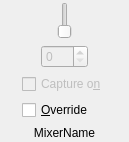
<?xml version="1.0" encoding="UTF-8"?>
<ui version="4.0">
 <class>AlsaMixerElementUI</class>
 <widget class="QWidget" name="AlsaMixerElementUI">
  <property name="geometry">
   <rect>
    <x>0</x>
    <y>0</y>
    <width>129</width>
    <height>142</height>
   </rect>
  </property>
  <layout class="QVBoxLayout">
   <item>
    <layout class="QHBoxLayout">
     <item>
      <spacer name="spacer1">
       <property name="orientation">
        <enum>Qt::Horizontal</enum>
       </property>
       <property name="sizeType">
        <enum>QSizePolicy::Expanding</enum>
       </property>
       <property name="sizeHint" stdset="0">
        <size>
         <width>16</width>
         <height>20</height>
        </size>
       </property>
      </spacer>
     </item>
     <item>
      <spacer name="spacer23">
       <property name="orientation">
        <enum>Qt::Vertical</enum>
       </property>
       <property name="sizeType">
        <enum>QSizePolicy::Expanding</enum>
       </property>
       <property name="sizeHint" stdset="0">
        <size>
         <width>1</width>
         <height>40</height>
        </size>
       </property>
      </spacer>
     </item>
     <item>
      <widget class="QSlider" name="m_sliderVolume">
       <property name="enabled">
        <bool>false</bool>
       </property>
       <property name="minimum">
        <number>0</number>
       </property>
       <property name="maximum">
        <number>100</number>
       </property>
       <property name="orientation">
        <enum>Qt::Vertical</enum>
       </property>
      </widget>
     </item>
     <item>
      <spacer name="spacer23_2">
       <property name="orientation">
        <enum>Qt::Vertical</enum>
       </property>
       <property name="sizeType">
        <enum>QSizePolicy::Expanding</enum>
       </property>
       <property name="sizeHint" stdset="0">
        <size>
         <width>1</width>
         <height>40</height>
        </size>
       </property>
      </spacer>
     </item>
     <item>
      <spacer name="spacer1_2">
       <property name="orientation">
        <enum>Qt::Horizontal</enum>
       </property>
       <property name="sizeType">
        <enum>QSizePolicy::Expanding</enum>
       </property>
       <property name="sizeHint" stdset="0">
        <size>
         <width>20</width>
         <height>20</height>
        </size>
       </property>
      </spacer>
     </item>
    </layout>
   </item>
   <item>
    <layout class="QHBoxLayout">
     <item>
      <spacer name="spacer3_3">
       <property name="orientation">
        <enum>Qt::Horizontal</enum>
       </property>
       <property name="sizeType">
        <enum>QSizePolicy::Expanding</enum>
       </property>
       <property name="sizeHint" stdset="0">
        <size>
         <width>11</width>
         <height>20</height>
        </size>
       </property>
      </spacer>
     </item>
     <item>
      <widget class="KIntSpinBox" name="m_spinboxVolume">
       <property name="enabled">
        <bool>false</bool>
       </property>
       <property name="minimum">
        <number>0</number>
       </property>
       <property name="maximum">
        <number>100</number>
       </property>
      </widget>
     </item>
     <item>
      <spacer name="spacer3_4">
       <property name="orientation">
        <enum>Qt::Horizontal</enum>
       </property>
       <property name="sizeType">
        <enum>QSizePolicy::Expanding</enum>
       </property>
       <property name="sizeHint" stdset="0">
        <size>
         <width>11</width>
         <height>20</height>
        </size>
       </property>
      </spacer>
     </item>
    </layout>
   </item>
   <item>
    <layout class="QHBoxLayout">
     <item>
      <spacer name="spacer3">
       <property name="orientation">
        <enum>Qt::Horizontal</enum>
       </property>
       <property name="sizeType">
        <enum>QSizePolicy::Expanding</enum>
       </property>
       <property name="sizeHint" stdset="0">
        <size>
         <width>16</width>
         <height>20</height>
        </size>
       </property>
      </spacer>
     </item>
     <item>
      <layout class="QVBoxLayout">
       <item>
        <widget class="QCheckBox" name="m_checkboxActive">
         <property name="enabled">
          <bool>false</bool>
         </property>
         <property name="text">
          <string>Capture o&amp;n</string>
         </property>
        </widget>
       </item>
       <item>
        <widget class="QCheckBox" name="m_checkboxOverride">
         <property name="text">
          <string>&amp;Override</string>
         </property>
        </widget>
       </item>
      </layout>
     </item>
     <item>
      <spacer name="spacer3_2">
       <property name="orientation">
        <enum>Qt::Horizontal</enum>
       </property>
       <property name="sizeType">
        <enum>QSizePolicy::Expanding</enum>
       </property>
       <property name="sizeHint" stdset="0">
        <size>
         <width>16</width>
         <height>20</height>
        </size>
       </property>
      </spacer>
     </item>
    </layout>
   </item>
   <item>
    <widget class="QLabel" name="m_labelMixerElementName">
     <property name="enabled">
      <bool>true</bool>
     </property>
     <property name="text">
      <string notr="true">MixerName</string>
     </property>
     <property name="alignment">
      <set>Qt::AlignCenter</set>
     </property>
     <property name="wordWrap">
      <bool>true</bool>
     </property>
    </widget>
   </item>
  </layout>
 </widget>
 <layoutdefault spacing="6" margin="2"/>
 <customwidgets>
  <customwidget>
   <class>KIntSpinBox</class>
   <extends>QSpinBox</extends>
   <header>knuminput.h</header>
  </customwidget>
 </customwidgets>
 <resources/>
 <connections/>
</ui>
